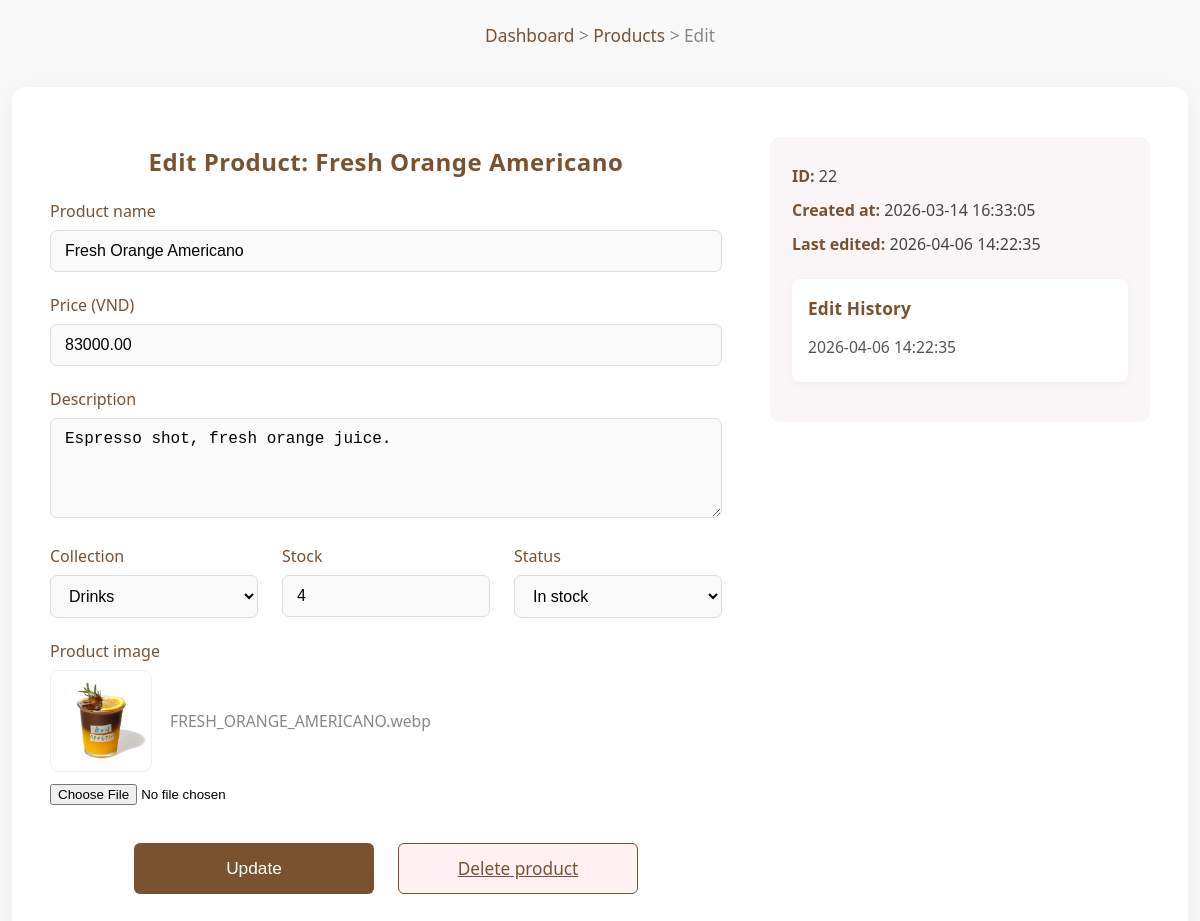
Screenshot of /views/admin/edit_product.php?id=22 (signed in) with the database file from the repository.
### tables this page shows
CREATE TABLE IF NOT EXISTS `products` (
  `id` int NOT NULL AUTO_INCREMENT,
  `name` varchar(150) NOT NULL,
  `description` text,
  `price` decimal(10,2) NOT NULL,
  `image` varchar(255) DEFAULT NULL,
  `collection_id` int DEFAULT NULL,
  `stock` int DEFAULT '0',
  `status` enum('in_stock','out_of_stock') DEFAULT 'in_stock',
  `created_at` datetime DEFAULT CURRENT_TIMESTAMP,
  `edit_at` datetime DEFAULT NULL,
  PRIMARY KEY (`id`),
  KEY `collection_id` (`collection_id`),
  CONSTRAINT `products_ibfk_1` FOREIGN KEY (`collection_id`) REFERENCES `collections` (`id`) ON DELETE SET NULL
);

CREATE TABLE IF NOT EXISTS `collections` (
  `id` int NOT NULL AUTO_INCREMENT,
  `name` varchar(100) NOT NULL,
  `description` text,
  PRIMARY KEY (`id`)
);

### views/admin/edit_product.php (the view, shortened to what this page needs)
<?php
include '../../connectdb.php';
$id = intval($_GET['id']);
$stmt = $conn->prepare("SELECT * FROM products WHERE id = ?");
$stmt->bind_param('i', $id);
$stmt->execute();
$product = $stmt->get_result()->fetch_assoc();
$collections = $conn->query("SELECT id, name FROM collections ORDER BY name ASC")->fetch_all(MYSQLI_ASSOC);
$history = [];
$history_stmt = $conn->prepare("SELECT edit_at FROM products WHERE id = ? AND edit_at IS NOT NULL ORDER BY edit_at DESC");
if ($history_stmt) {
    $history_stmt->bind_param('i', $id);
    $history_stmt->execute();
    $result = $history_stmt->get_result();
    while ($row = $result->fetch_assoc()) {
        $history[] = $row['edit_at'];
    }
}
?>
<!DOCTYPE html>
<html lang="en">
<head>
</head>
<body>
    <div class="breadcrumbs">
        <a href="dashboard.php">Dashboard</a> &gt;
        <a href="mana_products.php">Products</a> &gt;
        Edit
    </div>
    <div class="container">
        <form class="main-form" method="post" enctype="multipart/form-data" autocomplete="off">
            <h2>Edit Product: <?php echo htmlspecialchars($product['name']); ?></h2>
            <div class="form-group">
                <label for="name">Product name</label>
                <input type="text" id="name" name="name" value="<?php echo htmlspecialchars($product['name']); ?>" required>
            </div>
            <div class="form-group">
                <label for="price">Price (VND)</label>
                <input type="number" id="price" name="price" min="0" step="1000" value="<?php echo htmlspecialchars($product['price']); ?>" required>
            </div>
            <div class="form-group">
                <label for="description">Description</label>
                <textarea id="description" name="description"><?php echo htmlspecialchars($product['description']); ?></textarea>
            </div>
            <div class="input-row">
                <div class="form-group">
                    <label for="collection_id">Collection</label>
                    <select id="collection_id" name="collection_id" required>
                        <?php foreach ($collections as $col): ?>
                            <option value="<?php echo $col['id']; ?>" <?php if ($product['collection_id'] == $col['id']) echo 'selected'; ?>>
                                <?php echo htmlspecialchars($col['name']); ?>
                            </option>
                        <?php endforeach; ?>
                    </select>
                </div>
                <div class="form-group">
                    <label for="stock">Stock</label>
                    <input type="number" id="stock" name="stock" min="0" step="1" value="<?php echo htmlspecialchars($product['stock']); ?>" required>
                </div>
                <div class="form-group">
                    <label for="status">Status</label>
                    <select id="status" name="status">
                        <option value="in_stock"     <?php if ($product['status'] == 'in_stock')     echo 'selected'; ?>>In stock</option>
                    </select>
                </div>
            </div>
            <div class="form-group">
                <label>Product image</label>
                <div class="img-preview">
                    <img id="img-preview" src="../../assets/img/<?php echo htmlspecialchars($product['image']); ?>" alt="Product image">
                    <span class="img-name" id="img-name"><?php echo htmlspecialchars($product['image']); ?></span>
                </div>
                <input type="file" id="image" name="image" accept="image/*" onchange="previewImage(this)">
            </div>
            <div class="form-group form-actions">
                <button type="submit" class="btn" id="save-btn">Update</button>
                <a href="mana_products.php" class="btn btn-danger" onclick="return confirm('Are you sure you want to delete this product?');">Delete product</a>
            </div>
        </form>
        <div class="side-info">
            <div><b>ID:</b> <?php echo $product['id']; ?></div>
            <div><b>Created at:</b> <?php echo $product['created_at']; ?></div>
            <?php if (!empty($product['edit_at'])): ?>
                <div><b>Last edited:</b> <?php echo $product['edit_at']; ?></div>
            <?php endif; ?>
            <div class="edit-history">
                <h4>Edit History</h4>
                <?php if (count($history)): ?>
                    <ul>
                        <?php foreach ($history as $edit_time): ?>
                            <li><?php echo htmlspecialchars($edit_time); ?></li>
                        <?php endforeach; ?>
                    </ul>
                <?php else: ?>
                    <div style="color:#aaa;">No edit history.</div>
                <?php endif; ?>
            </div>
        </div>
    </div>
</body>
</html>

### views/admin/edit_product.php (style rules this page uses)
body { background: #f8f8f8; font-family: 'Segoe UI', Arial, sans-serif; margin: 0; padding: 0; }
.breadcrumbs { margin: 24px 0 10px 0; font-size: 1.08rem; color: #888; text-align: center; }
.breadcrumbs a { color: #7A5230; text-decoration: none; }
.container { max-width: 1100px; margin: 40px auto 0 auto; background: #fff; border-radius: 14px; box-shadow: 0 4px 24px #eee; padding: 38px 38px 28px 38px; display: flex; gap: 48px; align-items: flex-start; }
.main-form { flex: 2; }
.side-info { flex: 1; background: #faf6f8; border-radius: 10px; padding: 28px 22px; margin-top: 12px; min-width: 220px; }
h2 { color: #7A5230; margin-bottom: 22px; text-align: center; letter-spacing: 0.5px; }
.form-group { margin-bottom: 22px; }
label { display: block; font-weight: 500; margin-bottom: 8px; color: #7A5230; }
.input-row { display: flex; gap: 24px; margin-bottom: 22px; }
.input-row .form-group { flex: 1; margin-bottom: 0; }
input[type="text"], input[type="number"], select, textarea { width: 100%; padding: 11px 14px; border-radius: 7px; border: 1.5px solid #ddd; font-size: 1rem; background: #fafafa; transition: border 0.2s; box-sizing: border-box; }
textarea { min-height: 100px; resize: vertical; }
.img-preview { margin-bottom: 10px; display: flex; align-items: center; gap: 18px; }
.img-preview img { width: 100px; height: 100px; object-fit: cover; border-radius: 9px; border: 1.5px solid #eee; }
.img-preview .img-name { color: #888; font-size: 0.98em; }
.form-actions { margin-top: 38px; display: flex; gap: 24px; flex-wrap: wrap; justify-content: center; }
.btn, .btn-danger { min-width: 200px; max-width: 240px; flex: 1 1 200px; margin: 0; text-align: center; box-sizing: border-box; font-size: 1.08rem; padding: 13px 0; }
.btn { background: #7A5230; color: #fff; border: none; border-radius: 6px; font-weight: 500; transition: background 0.15s; }
.btn-danger { background: #fff0f3; color: #7A5230; border: 1.5px solid #7A5230; border-radius: 6px; }
.edit-history { margin-top: 24px; background: #fff; border-radius: 8px; box-shadow: 0 2px 8px #eee; padding: 18px 16px; }
.edit-history h4 { color: #7A5230; margin: 0 0 10px 0; font-size: 1.08rem; letter-spacing: 0.2px; }
.edit-history ul { list-style: none; padding: 0; margin: 0; font-size: 0.98rem; }
.edit-history li { padding: 6px 0; border-bottom: 1px solid #f2dbe3; color: #555; }
.edit-history li:last-child { border-bottom: none; }
.side-info div { margin-bottom: 12px; color: #444; }
.side-info b { color: #7A5230; }

### rows the page displays
products: name "Fresh Orange Americano", price "83000.00", description "Espresso shot, fresh orange juice.", collection_id "Drinks", stock "4", status "In stock", image (picture), image "FRESH_ORANGE_AMERICANO.webp", id "22", created_at "2026-03-14 16:33:05", edit_at "2026-04-06 14:22:35"

### other values shown
$edit_time "2026-04-06 14:22:35"
